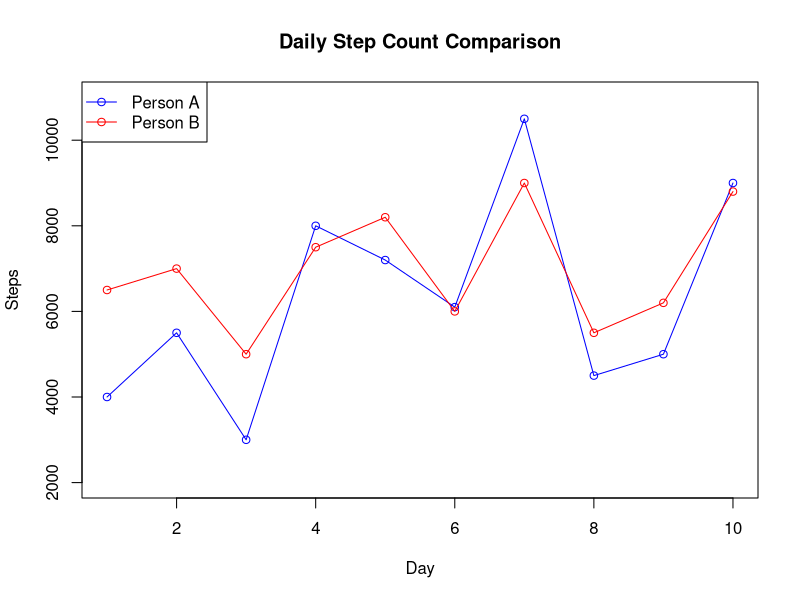

The R script that drew this image:
#Multi-line chart

getwd()
setwd('D:\rprogram6005')

# Sample Data: Daily Step Count Comparison
day <- 1:10
personA <- c(4000, 5500, 3000, 8000, 7200, 6100, 10500, 4500, 5000, 9000)
personB <- c(6500, 7000, 5000, 7500, 8200, 6000, 9000, 5500, 6200, 8800)

# Basic Multi-line Graph
plot(day, personA,
     type = "o",                 # "o" = points + lines
     col = "blue",               # Line color for Person A
     ylim = c(2000, 11000),      # Set y-axis range
     xlab = "Day",
     ylab = "Steps",
     main = "Daily Step Count Comparison")

# Add Person B’s line to the same plot
lines(day, personB,
      type = "o",
      col = "red")               # Line color for Person B

# Add legend to distinguish the two lines
legend("topleft",
       legend = c("Person A", "Person B"),
       col = c("blue", "red"),
       lty = 1, pch = 1)
dev.off()

#Explanation:
#plot() → draws the first line (Person A).

#lines() → overlays Person B’s line on the same graph.

#ylim = c(2000, 11000) → ensures both datasets fit neatly on the y-axis.

#legend() → adds a legend in the top-left corner to identify each line.
